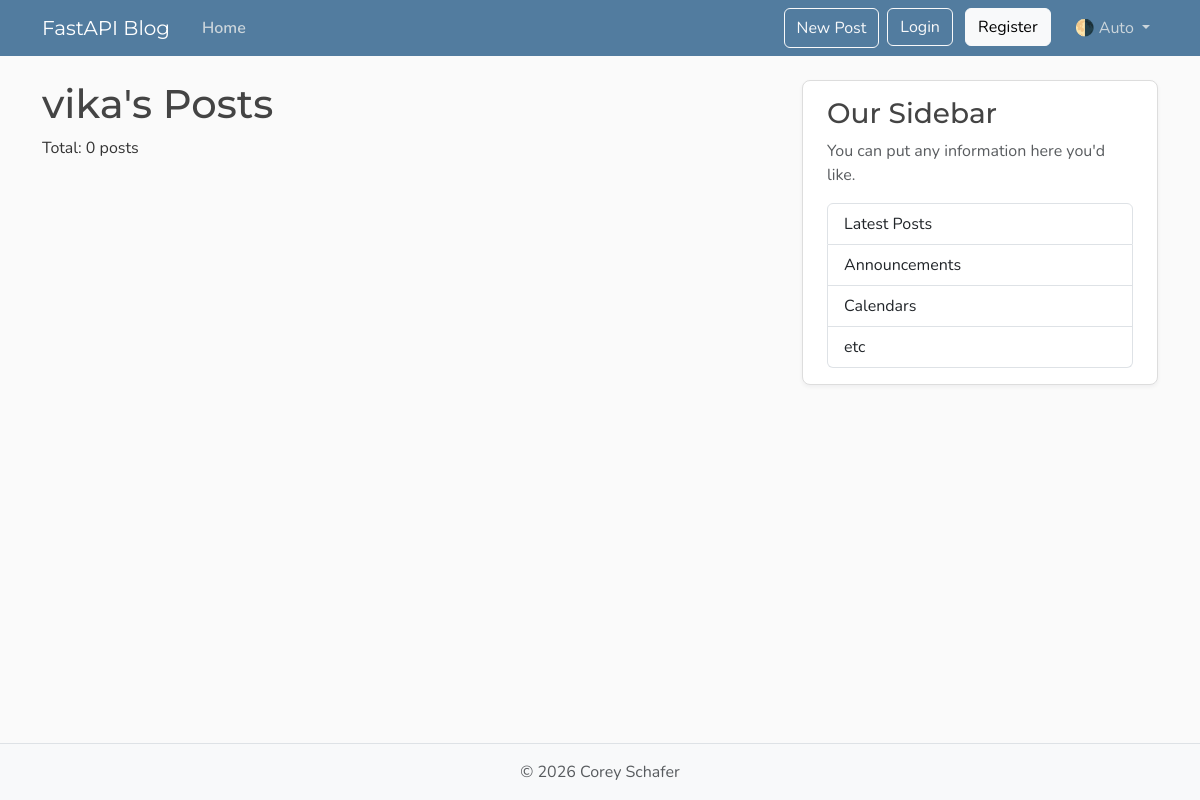
Before: /users/1/posts with the older database file.
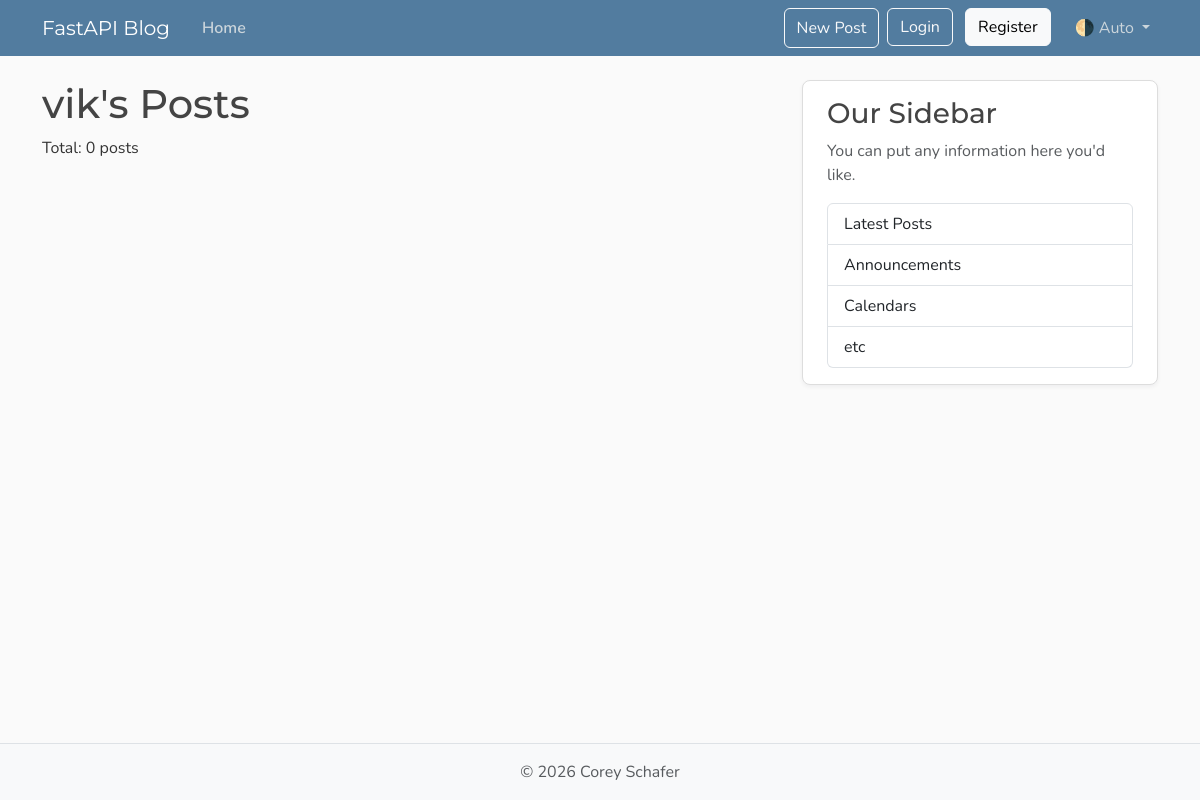
After: the same page with the newer database file.
### models.py (models this page shows, shortened)
class User(Base):
    __tablename__ = "users"
    id: Mapped[int] = mapped_column(Integer, primary_key=True, index=True)
    username: Mapped[str] = mapped_column(String(50), unique=True, nullable=False)
    email: Mapped[str] = mapped_column(String(120), unique=True, nullable=False)
    password_hash: Mapped[str] = mapped_column(String(200), nullable=False)   # ← НОВОЕ
    image_file: Mapped[str | None] = mapped_column(
        String(200),
        nullable=True,
        default=None,
    )
    posts: Mapped[list[Post]] = relationship(back_populates="author")

### main.py (the view)
@app.get("/users/{user_id}/posts", include_in_schema=False, name="user_posts")
async def user_posts_page(
    request: Request,
    user_id: int,
    db: Annotated[AsyncSession, Depends(get_db)],
):
    result = await db.execute(
        select(models.User).where(models.User.id == user_id)
    )
    user = result.scalars().first()
    if not user:
        raise HTTPException(404, "User not found")
    result = await db.execute(
        select(models.Post)
        .options(selectinload(models.Post.author))   # ← ЭТО НУЖНО
        .where(models.Post.user_id == user_id)
        .order_by(models.Post.date_posted.desc())    # ← ЭТО ТОЖЕ (для постов)
    )
    posts = result.scalars().all()
    return templates.TemplateResponse(
        request,
        "user_posts.html",
        {"posts": posts, "user": user, "title": f"{user.username}'s Posts"},
    )

### templates/user_posts.html (shortened to what this page needs)
{% extends "layout.html" %}
{% block content %}
<h1>{{ user.username }}'s Posts</h1>
<p>Total: {{ posts|length }} posts</p>
{% endblock content %}

Changed rows visible on the page:
changed User: username "vika" → "vik"
